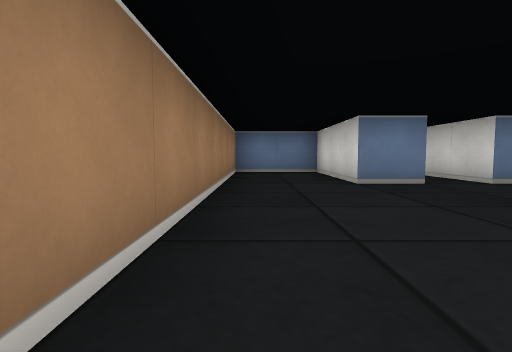
view 1 (above)

17 first-person views from a walk through a cub3D level. The camera is about half as high as the walls, tilts 4° down and sees 80° across. The floor is counted in squares. Each view is taken from the middle of a square. On the plan, view 1 faces up. The plan holds only what a view shows up to about 9 squares ahead; the rest is blank. The place goes on beyond the plan.

view 2
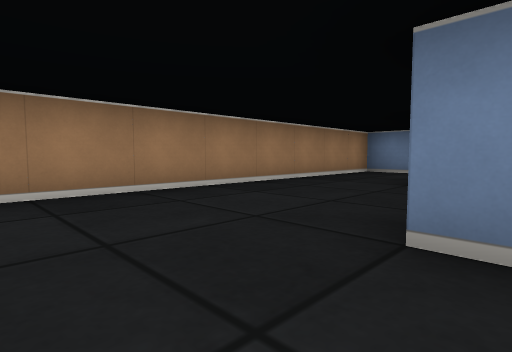

view 3
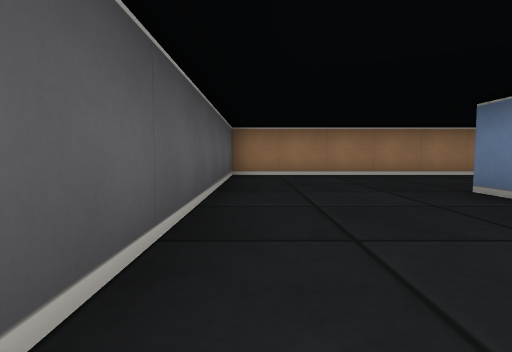

view 4
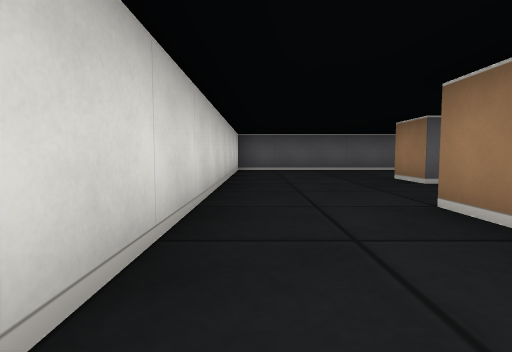

view 5
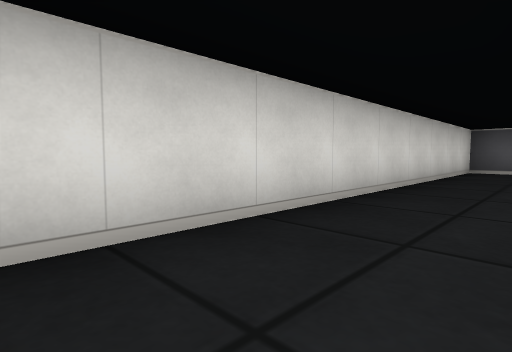

view 6
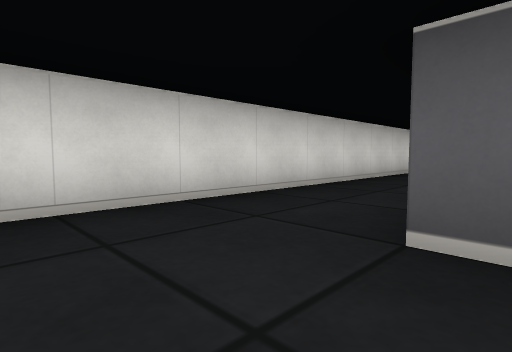

view 7
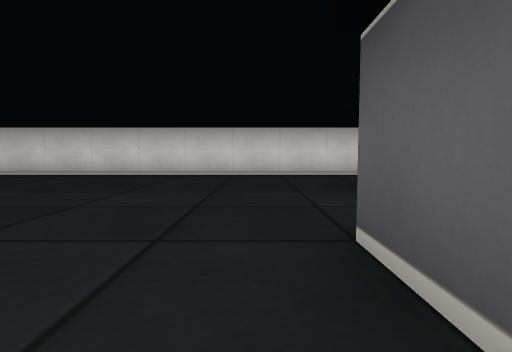

view 8
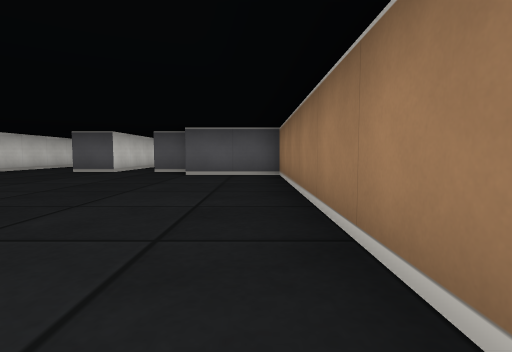

view 9
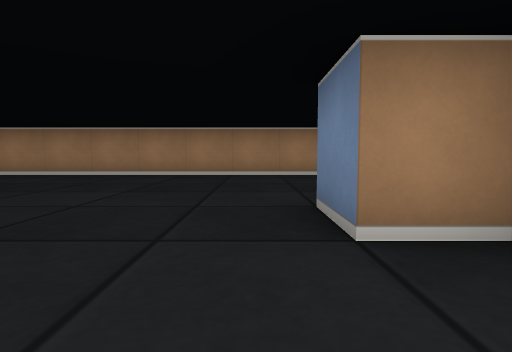

view 10
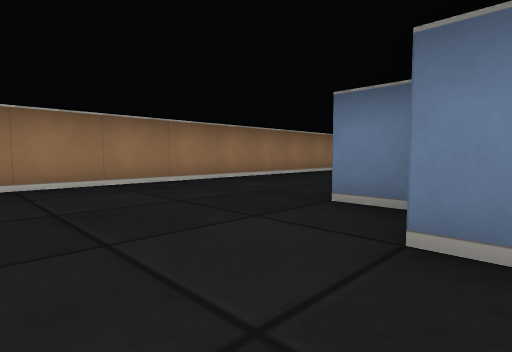

view 11
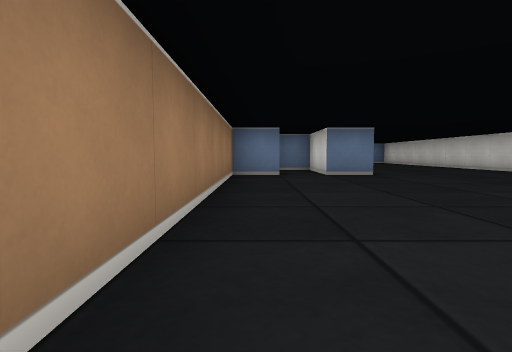

view 12
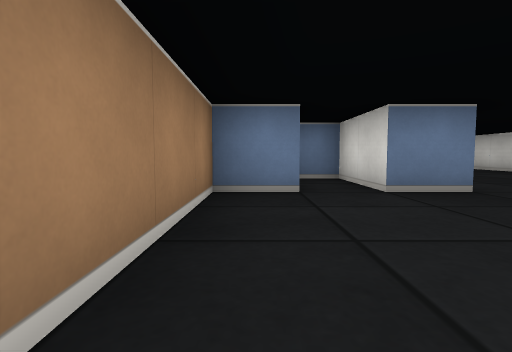

view 13
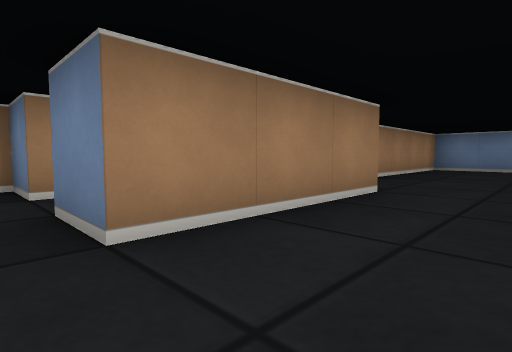

view 14
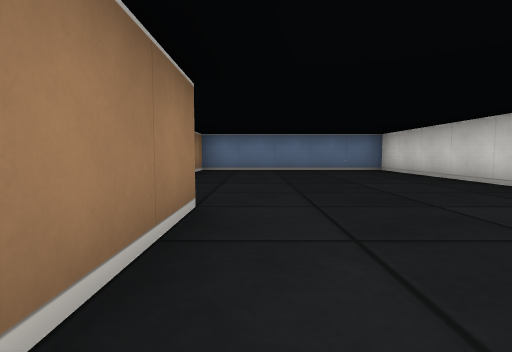

view 15
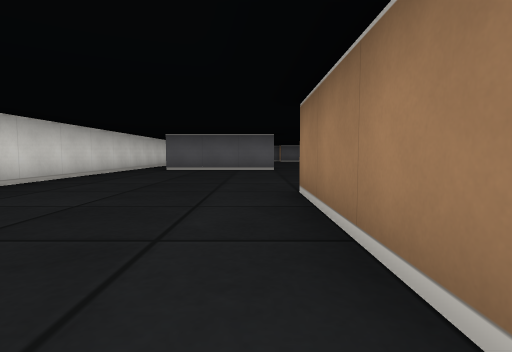

view 16
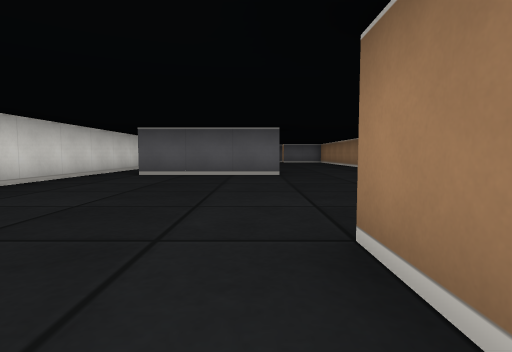

view 17
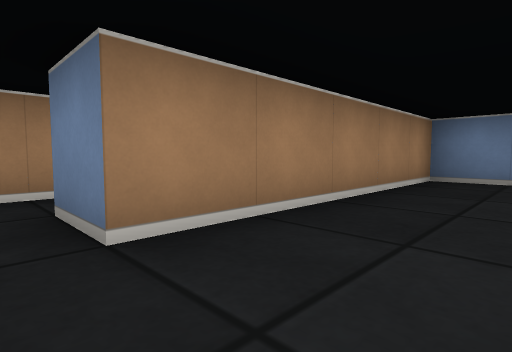

### Floor plan
Points are (right, up) in squares from view 1. A wall is a line through its corners. A room is listed if a view was taken in it or the views show most of it. See-through windows are left out.
Room 1 (views 1, 2, 3, 4, 5)
walls: (3.5, 2.5) (3.5, 1.5); (3.1, 1.5) (2.5, 1.5); (2.6, 4.5) (1.5, 4.5) (1.5, 7.5) (-0.5, 7.5) (-0.5, -1.5) (6.5, -1.5) (6.5, 7.5); (3.5, 4.5) (3.5, 7.5); (4.5, 5.2) (4.5, 4.5)
ways out: opening at (4.7, 7) to room 2
Room 2 (views 6, 7, 8, 9, 10, 11, 12, 13, 14, 15, 16, 17)
walls: (2.4, 18.5) (5.5, 18.5); (3.2, 17.5) (2.5, 17.5); (4.5, 17.4) (4.5, 16.5) (3.5, 16.5); (0.6, 23.5) (-0.5, 23.5) (-0.5, 8.5) (1.5, 8.5); (6.5, 24.8) (6.5, 26.1); (2.5, 26.6) (2.5, 23.5) (1.5, 23.5) (1.5, 25.5) (0.6, 25.5); (6.5, 27.8) (6.5, 32.5) (1.5, 32.5) (1.5, 27.5); (3.5, 7.5) (4.5, 7.5); (1.5, 7.5) (2.5, 7.5); (6.5, 7.5) (6.5, 22.9)
ways out: opening at (4.7, 7) to room 1; opening at (1, 27)

Positions as (right, up) in squares from view 1, and headings:
1: (0, 0), facing up
2: (3, 0), facing up-left
3: (6, -1), facing left
4: (6, 7), facing down
5: (5, 7), facing down-right
6: (4, 9), facing down-right
7: (0, 9), facing right
8: (0, 15), facing down
9: (6, 16), facing left
10: (4, 15), facing up-left
11: (0, 17), facing up
12: (0, 20), facing up
13: (4, 23), facing up-left
14: (3, 24), facing up
15: (3, 27), facing down
16: (3, 25), facing down
17: (3, 27), facing up-left
